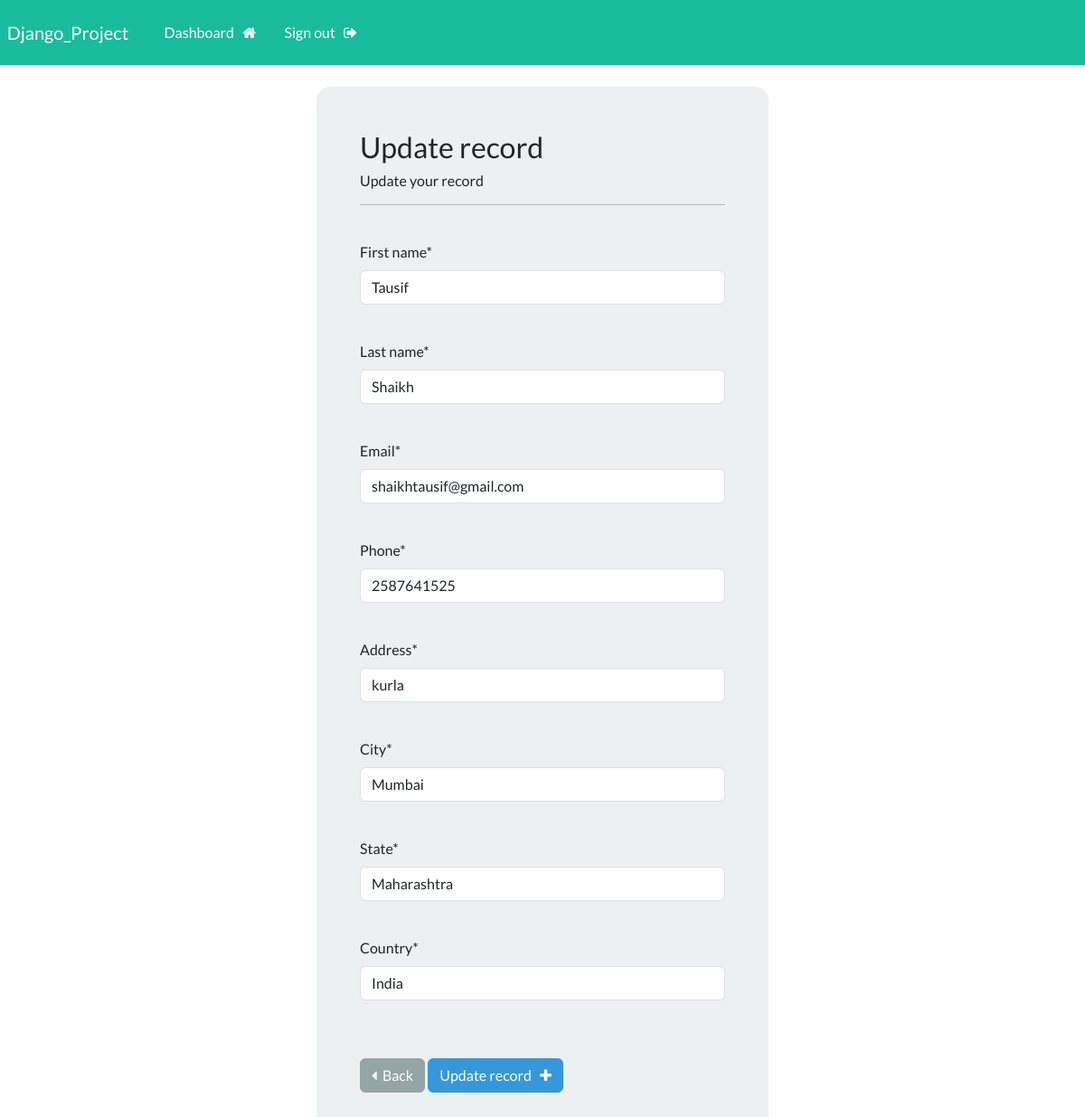
Page /update-record/2 (signed in) on the committed database.
### webapp/models.py (models this page shows, shortened)
class Record(models.Model):
    creation_date=models.DateTimeField(auto_now_add=True)
    first_name=models.CharField(max_length=100)
    last_name=models.CharField(max_length=100)
    email = models.CharField(max_length=255)
    phone = models.CharField(max_length=10)
    address = models.CharField(max_length=300)
    city = models.CharField(max_length=20)
    state = models.CharField(max_length=100)
    country = models.CharField(max_length=100)

### webapp/views.py (the view)
# urls.py: path('update-record/<int:pk>',views.update_record,name='update-record'),
@login_required(login_url='my-login')
def update_record(request,pk):
    record=Record.objects.get(id=pk)
    form=UpdateRecordForm(instance=record)
    if request.method =='POST':
        form=UpdateRecordForm(request.POST,instance=record)
        if form.is_valid():
            form.save()
            messages.success(request,"Your record was Updated!")
            return redirect("dashboard")
    context={'form':form}
    return render(request, 'webapp/update-record.html', context=context)

### webapp/forms.py
class UpdateRecordForm(forms.ModelForm):
    class Meta:
        model = Record
        fields =['first_name','last_name','email','phone','address','city','state','country']

### webapp/templates/webapp/update-record.html (shortened to what this page needs)
{% extends "webapp/base.html" %}
{% load crispy_forms_tags %}
{% block content %}
    <body>
        <div class='container bg-light shadow-medium p-5 form-layout ' >
            <h3> Update record </h3>
            <h6> Update your record </h6>
            <hr>
            <br>
            <form method="POST" autocomplete="off">
                {{form.first_name|as_crispy_field}}
                <br>
                {{form.last_name|as_crispy_field}}
                <br>
                {{form.email|as_crispy_field}}
                <br>
                {{form.phone|as_crispy_field}}
                <br>
                {{form.address|as_crispy_field}}
                <br>
                {{form.city|as_crispy_field}}
                <br>
                {{form.state|as_crispy_field}}
                <br>
                {{form.country|as_crispy_field}}
                <br>
                <br>
                <a href="{% url 'dashboard' %}" class="btn btn-secondary"><i class="fa fa-caret-left" aria-hidden="true"></i>&nbsp; Back </a>
                <button type="submit" class="btn btn-info"> Update record &nbsp; <i class="fa fa-plus" aria-hidden="true"></i></button>
            </form>
    </body>
{% endblock  %}

### static/css/styles.css (style rules this page uses)
.form-layout { border-radius: 15px; width: 500px; }

### rows in the picture
Record: first_name "Tausif", last_name "Shaikh", email "shaikhtausif@gmail.com", phone "2587641525", address "kurla", city "Mumbai", state "Maharashtra", country "India"
